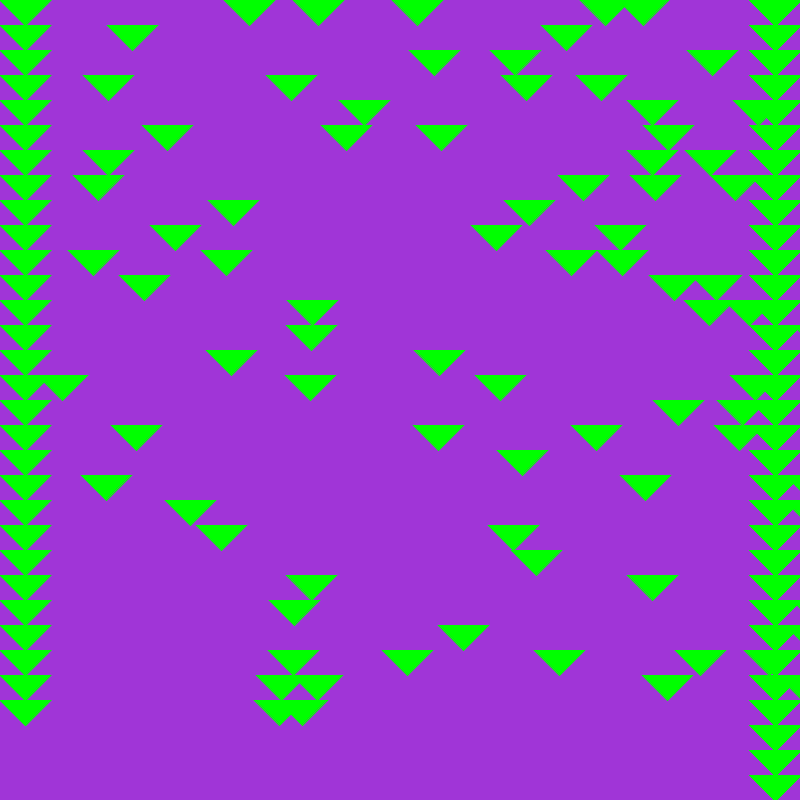
Frame 1 (no input)
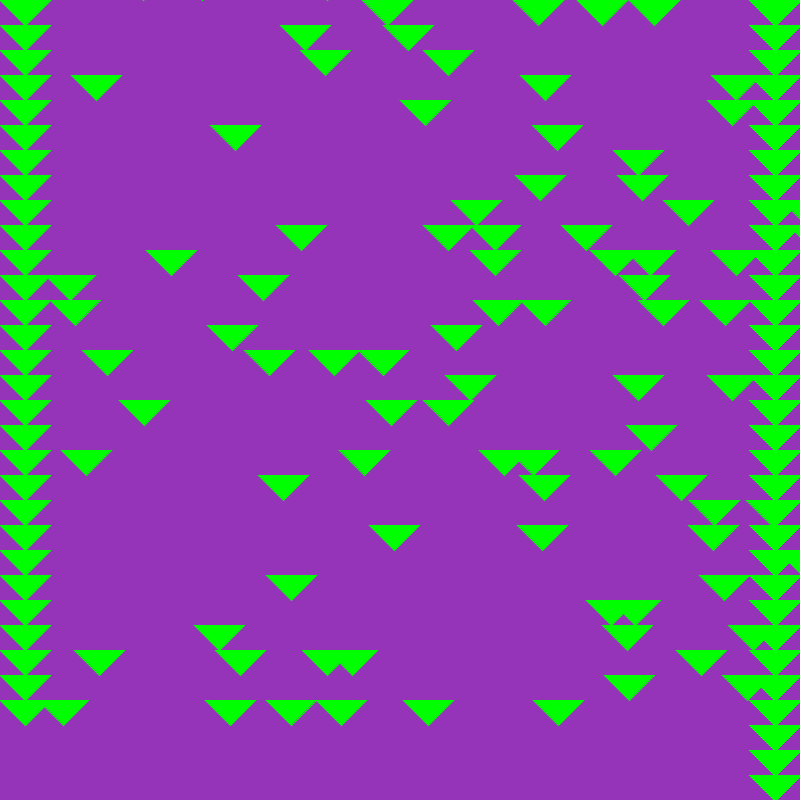
Frame 60 (the mouse pressed at the canvas centre just before this capture)
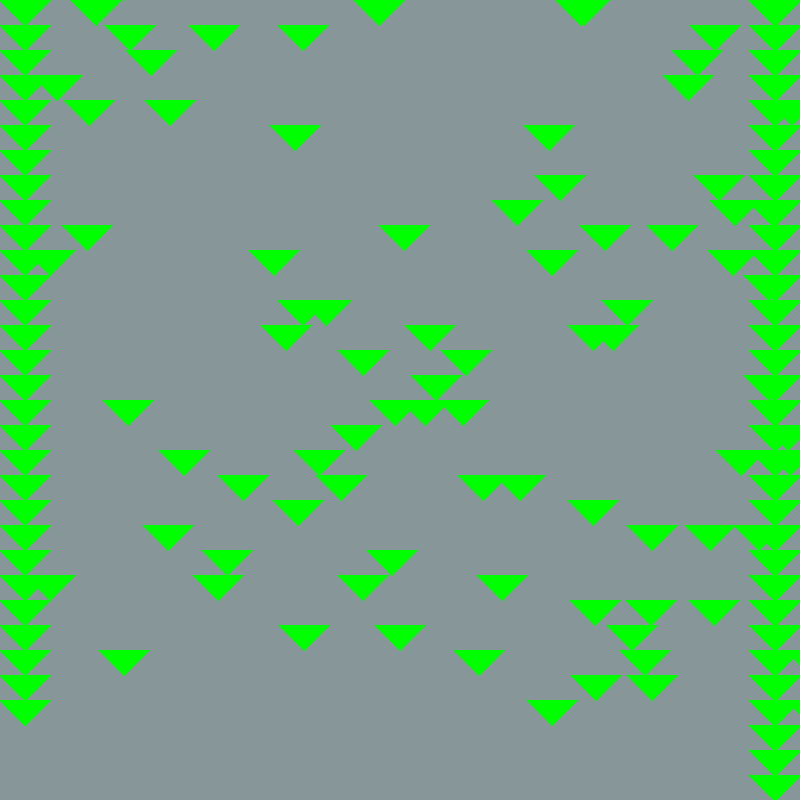
Frame 120 (the mouse held since frame 60 and released just before this capture)

The Processing sketch that drew these frames (run headless with seeded random() and noise(); from frame 60 on, the mouse is pressed at the canvas centre):

// Processing sketch: processing_138712
// ── processing_138712.pde

float y = 0;

void setup () {
  size (800, 800);
  frameRate (5);
}

void draw() {
  background (random(60, 216), random (9, 179), random(98, 222));
  // t right
  fill (0, 255, 0);
  stroke (0, 255, 0);
  for (float i =-25; i<=800-100; i +=25) {
    for (float z = 0; z<=1600; z+=25) {
      triangle (z, i, z+50, i, z+25, i+25);
      z += random (800);
    }
  }
  fill (0, 255, 0);
  stroke (0, 255, 0);
  for (float i =-25; i<=800-100; i +=25) {
    for (float z = 0; z<=800-100; z+=25) {
      triangle (z, i, z+50, i, z+25, i+25);
      z += random (800);
    }
    // t left
    fill (0, 255, 0);
    stroke (0, 255, 0);
    for (int r =-25; r<=1000; r +=25) {
      triangle (750, r, 800, r, 775, r+25);
    }
  }
}
